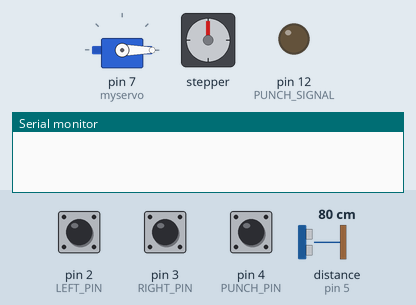
A sketch run on a simulated Arduino Uno, built with avr-gcc and run on an emulated ATmega328P. On the bench: servo, stepper motor, output pins drawn as LEDs (lit = HIGH), the last lines printed to the serial monitor. The test bench sets the inputs (shaded band); at power-on: pin 2 (LEFT_PIN) HIGH, pin 3 (RIGHT_PIN) HIGH, pin 4 (PUNCH_PIN) HIGH, distance to the obstacle (sensor on pin 5) 80 cm. The echo pulse lasts 58.3 µs per cm; stepper angles assume 200 steps per turn.

Above: at 1.2 s.
1.3 s: pin 2 (LEFT_PIN) pulled LOW for 1 s
At 1.45 s:
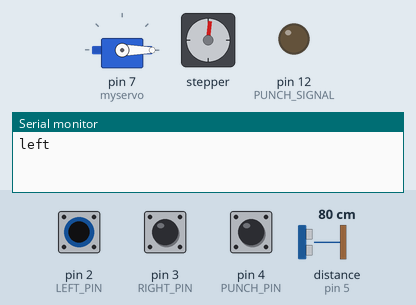
3.8 s: pin 3 (RIGHT_PIN) pulled LOW for 3.2 s
At 7.4 s:
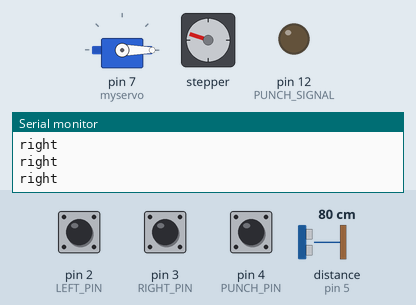
8.5 s: pin 4 (PUNCH_PIN) pulled LOW for 3.2 s
At 8.9 s:
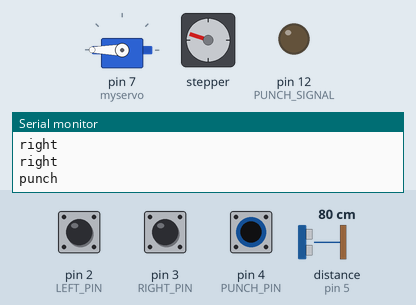
13.2 s: distance to the obstacle (sensor on pin 5) set to 8 cm
14.7 s: distance to the obstacle (sensor on pin 5) set to 5 cm
At 15.9 s:
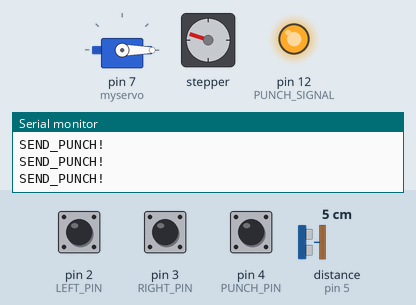
16.2 s: pin 2 (LEFT_PIN) pulled LOW for 3.2 s
At 20.7 s:
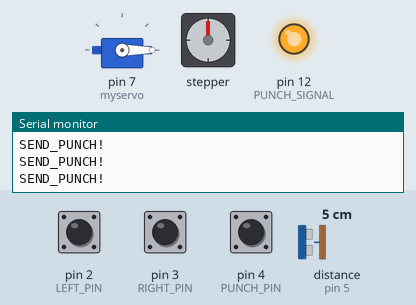
Timing chart, 0 to 21.9 s (numbered marks = the images above; inputs shaded):
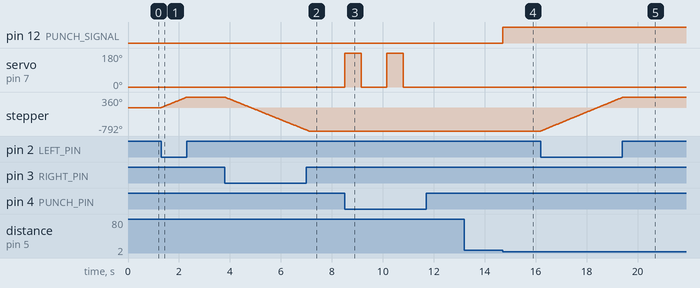

Measured:
- the behaviour switches between 7 and 6 cm on distance to the obstacle (sensor on pin 5) (found by bisection; images 3 and 4)
- after the input at 1.3 s, stepper: turns 360° clockwise in 1.0 s, starting at once
- after the input at 3.8 s, stepper: turns 1152° counter-clockwise in 3.3 s, starting at once
- after the input at 8.5 s, servo on pin 7 (myservo): alternates 180° for 0.65 s and 0° for 1.0 s, 4 changes in all, then stays 0°, starting at once
- after the input at 13.2 s, every drawn part: stays the same
- after the input at 14.7 s, pin 12 (PUNCH_SIGNAL): LOW → HIGH at once
- after the input at 16.2 s, stepper: turns 1152° clockwise in 3.2 s, starting at once

The sketch:

stepper_left_right.ino
```cpp
#include <Servo.h>
#include <Stepper.h>
#include <DistanceSensor.h>
// #include <StaticThreadController.h>
// #include <Thread.h>
// #include <ThreadController.h>

#define LEFT_PIN 2
#define RIGHT_PIN 3
#define PUNCH_PIN 4
#define PUNCH_SIGNAL 12

const int echoPin = 5;
const int trigPin = 6;

const int stepsPerRevolution = 200;  // change this to fit the number of steps per revolution
// for your motor
// ThreadController controll = ThreadController();

// Thread thread1 = Thread();
// Thread thread2 = Thread();

// initialize the stepper library on pins 8 through 11:
Stepper BigStepper(stepsPerRevolution, 8, 9, 10, 11);
Servo myservo;
DistanceSensor sensor(trigPin, echoPin);

void setup() {
  // set the speed at 60 rpm:
  BigStepper.setSpeed(60);

  myservo.attach(7);
  myservo.write(0);

  pinMode(LEFT_PIN, INPUT_PULLUP);
  pinMode(RIGHT_PIN, INPUT_PULLUP);
  pinMode(PUNCH_PIN, INPUT_PULLUP);
  pinMode(PUNCH_SIGNAL, OUTPUT);

  // initialize the serial port:
  Serial.begin(9600);
}

void loop() {
  int left = digitalRead(LEFT_PIN);
  int right = digitalRead(RIGHT_PIN);
  int punch = digitalRead(PUNCH_PIN);
  if (left == LOW && right == HIGH)
  {
    Serial.println("left");
    BigStepper.step(40);
  }
  else if (right == LOW && left == HIGH)
  {
    Serial.println("right");
    BigStepper.step(-40);
  }
  if (punch == LOW) {
    Serial.println("punch");
    myservo.write(180);
    delay(650);
    myservo.write(0);
    delay(1000);
  }
  int distance = sensor.getCM();
  if (distance < 7 && distance > 0)
  {
    Serial.println("SEND_PUNCH!");
    digitalWrite(12, HIGH);
  }
  else
    digitalWrite(12, LOW);
}
```
